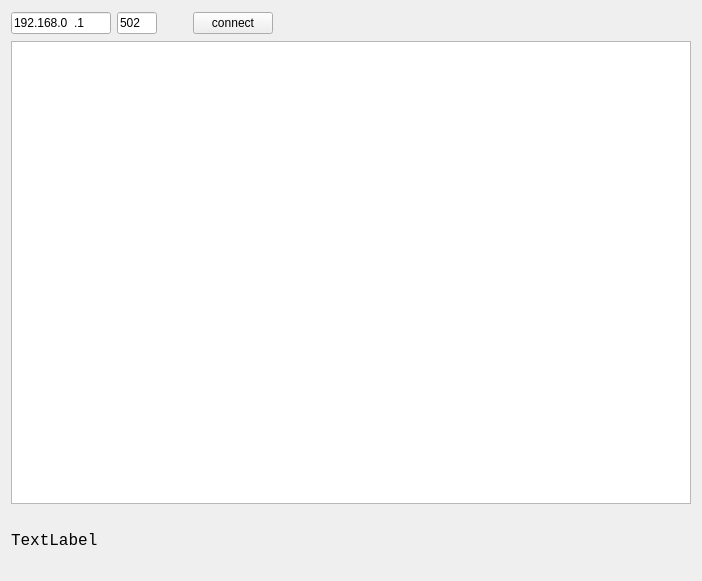
<?xml version="1.0" encoding="UTF-8"?>
<ui version="4.0">
 <class>testFrm</class>
 <widget class="QWidget" name="testFrm">
  <property name="geometry">
   <rect>
    <x>0</x>
    <y>0</y>
    <width>702</width>
    <height>581</height>
   </rect>
  </property>
  <property name="windowTitle">
   <string>Form</string>
  </property>
  <layout class="QVBoxLayout" name="verticalLayout_2">
   <item>
    <layout class="QVBoxLayout" name="verticalLayout">
     <item>
      <layout class="QHBoxLayout" name="horizontalLayout">
       <item>
        <widget class="QLineEdit" name="lineEdit_ip">
         <property name="maximumSize">
          <size>
           <width>100</width>
           <height>16777215</height>
          </size>
         </property>
         <property name="inputMask">
          <string>000.000.000.000</string>
         </property>
         <property name="text">
          <string>192.168.0.1</string>
         </property>
        </widget>
       </item>
       <item>
        <widget class="QLineEdit" name="lineEdit_port">
         <property name="maximumSize">
          <size>
           <width>40</width>
           <height>16777215</height>
          </size>
         </property>
         <property name="text">
          <string>502</string>
         </property>
        </widget>
       </item>
       <item>
        <widget class="QLabel" name="label_state">
         <property name="minimumSize">
          <size>
           <width>24</width>
           <height>24</height>
          </size>
         </property>
         <property name="maximumSize">
          <size>
           <width>24</width>
           <height>24</height>
          </size>
         </property>
         <property name="text">
          <string/>
         </property>
        </widget>
       </item>
       <item>
        <widget class="QPushButton" name="btn_Connect">
         <property name="text">
          <string>connect</string>
         </property>
        </widget>
       </item>
       <item>
        <spacer name="horizontalSpacer">
         <property name="orientation">
          <enum>Qt::Horizontal</enum>
         </property>
         <property name="sizeHint" stdset="0">
          <size>
           <width>40</width>
           <height>20</height>
          </size>
         </property>
        </spacer>
       </item>
      </layout>
     </item>
     <item>
      <layout class="QVBoxLayout" name="verticalLayout_3">
       <item>
        <widget class="QTextEdit" name="textEdit">
         <property name="font">
          <font>
           <family>Consolas</family>
           <pointsize>12</pointsize>
          </font>
         </property>
         <property name="readOnly">
          <bool>true</bool>
         </property>
        </widget>
       </item>
       <item>
        <widget class="QLabel" name="label_read">
         <property name="minimumSize">
          <size>
           <width>0</width>
           <height>60</height>
          </size>
         </property>
         <property name="font">
          <font>
           <family>Consolas</family>
           <pointsize>12</pointsize>
          </font>
         </property>
         <property name="text">
          <string>TextLabel</string>
         </property>
        </widget>
       </item>
      </layout>
     </item>
    </layout>
   </item>
  </layout>
 </widget>
 <resources/>
 <connections/>
</ui>
